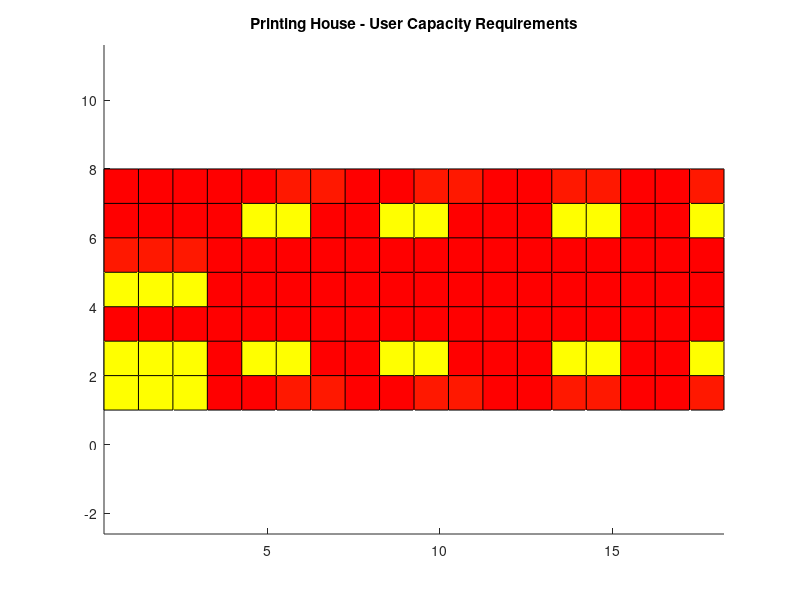

This figure's MATLAB source: (Note: this script raises an error after producing the figure.)
%=========================================================================
% COPYRIGHT (c) 2000-2003 by Trinity College Dublin, Dublin 2, IRELAND
% All rights reserved  
%=========================================================================
% Author:                Eamonn M. Kenny
% Principal Researcher:  Dr. Peter J. Cullen
% First Modification:    May 2002
% Last Modification:     Dated Below "Added dd/mm/yy"
% Previous Projects:     Storms, FMW/ARG
% Current  Project:      IP2000 STIWRO
% Software Tool Version: 1.0
%=========================================================================
fout = fopen('capacity-print44p.txt','w');

% print size of matrix to file
xStart = 0.25;
yStart = 1.00;
zStart = 2.4;
xStep  = 1.0;
yStep  = 1.0;
M      = 19;
N      = 8;

fprintf( fout, 'StartPoint: %f %f %f \n', xStart, yStart, zStart );
fprintf( fout, 'StepSize: %f %f\n', xStep, yStep );
fprintf( fout, 'Dimensions: %d %d\n', M, N );

% set capacity requirements
capacity = zeros(N,M);
x = zeros(M,1);
y = zeros(N,1);

capacitySum = 0.0;

for n = 1:N
  y(n) = yStart + (n-1) * yStep;
end;

for n = 1:N
  for m = 1:M
    x(m) = xStart + (m-1) * xStep;
    if ( sqrt( (x(m) - 1.0)^2 + (y(n) - 4)^2 ) <= 1.0 )
      capacity(n,m) = 0.128;
    elseif ( sqrt( (x(m) - 2.0)^2 + (y(n) - 4)^2 ) <= 1.0 )
      capacity(n,m) = 0.128;
    elseif ( sqrt( (x(m) - 1.0)^2 + (y(n) - 1)^2 ) <= 1.0 )
      capacity(n,m) = 0.128;
    elseif ( sqrt( (x(m) - 2.0)^2 + (y(n) - 1)^2 ) <= 1.0 )
      capacity(n,m) = 0.128;
    elseif ( sqrt( (x(m) - 5.0)^2 + (y(n) - 2)^2 ) <= 1.0 )
      capacity(n,m) = 0.128;
    elseif ( sqrt( (x(m) - 5.0)^2 + (y(n) - 6)^2 ) <= 1.0 )
      capacity(n,m) = 0.128;
    elseif ( sqrt( (x(m) - 9.0)^2 + (y(n) - 2)^2 ) <= 1.0 )
      capacity(n,m) = 0.128;
    elseif ( sqrt( (x(m) - 9.0)^2 + (y(n) - 6)^2 ) <= 1.0 )
      capacity(n,m) = 0.128;
    elseif ( sqrt( (x(m) - 13.5)^2 + (y(n) - 2)^2 ) <= 1.0 )
      capacity(n,m) = 0.128;
    elseif ( sqrt( (x(m) - 13.5)^2 + (y(n) - 6)^2 ) <= 1.0 )
      capacity(n,m) = 0.128;
    elseif ( sqrt( (x(m) - 17.5)^2 + (y(n) - 2)^2 ) <= 1.0 )
      capacity(n,m) = 0.128;
    elseif ( sqrt( (x(m) - 17.5)^2 + (y(n) - 6)^2 ) <= 1.0 )
      capacity(n,m) = 0.128;
    elseif ( sqrt( (x(m) - 1.0)^2 + (y(n) - 2)^2 ) <= 1.0 )
      capacity(n,m) = 0.128;
    elseif ( sqrt( (x(m) - 2.0)^2 + (y(n) - 2)^2 ) <= 1.0 )
      capacity(n,m) = 0.128;
    elseif ( sqrt( (x(m) - 1.0)^2 + (y(n) - 5)^2 ) <= 1.0 )
      capacity(n,m) = 0.0122;
    elseif ( sqrt( (x(m) - 2.0)^2 + (y(n) - 5)^2 ) <= 1.0 )
      capacity(n,m) = 0.0122;
    elseif ( sqrt( (x(m) - 5.5)^2 + (y(n) - 1)^2 ) <= 1.0 )
      capacity(n,m) = 0.0122;
    elseif ( sqrt( (x(m) - 5.5)^2 + (y(n) - 7)^2 ) <= 1.0 )
      capacity(n,m) = 0.0122;
    elseif ( sqrt( (x(m) - 10.0)^2 + (y(n) - 1)^2 ) <= 1.0 )
      capacity(n,m) = 0.0122;
    elseif ( sqrt( (x(m) - 10.0)^2 + (y(n) - 7)^2 ) <= 1.0 )
      capacity(n,m) = 0.0122;
    elseif ( sqrt( (x(m) - 14.0)^2 + (y(n) - 1)^2 ) <= 1.0 )
      capacity(n,m) = 0.0122;
    elseif ( sqrt( (x(m) - 14.0)^2 + (y(n) - 7)^2 ) <= 1.0 )
      capacity(n,m) = 0.0122;
    elseif ( sqrt( (x(m) - 18.0)^2 + (y(n) - 1)^2 ) <= 1.0 )
      capacity(n,m) = 0.0122;
    elseif ( sqrt( (x(m) - 18.0)^2 + (y(n) - 7)^2 ) <= 1.0 )
      capacity(n,m) = 0.0122;
    else 
      capacity(n,m) = 0.0;
    end;
    if ( x(m) == 2.75 & y(n) == 6.25 )
      sqrt( (x(m) - 5.5)^2 + (y(n) - 6)^2 )
    end;
      
    capacitySum = capacitySum + capacity(n,m);
    fprintf( fout, '%f\n', capacity(n,m) );
  end;
end;

fclose(fout);

fprintf( 'Start: (%fx%f), End: (%fx%f)\n', xStart, yStart, xStart+(M-1)*xStep, yStart+(N-1)*yStep );
fprintf( 'Total Capacity of Printing House: %f\n', capacitySum );

% plot the capacity in the grid and the story in which it is defined
hold;
%surf(x,y,capacity, 'FaceColor','interp');
%surf(x,y,capacity, 'FaceColor','interp','EdgeColor','none');
surf(x,y,capacity)
%, 'FaceColor','nointerp','EdgeColor','none');
title('Printing House - User Capacity Requirements' );
axis tight;
axis equal;
colormap('autumn');
story3d( '../building-data/story1-print44p.txt', '../building-data/story1-print44p.txta' );
hold;
